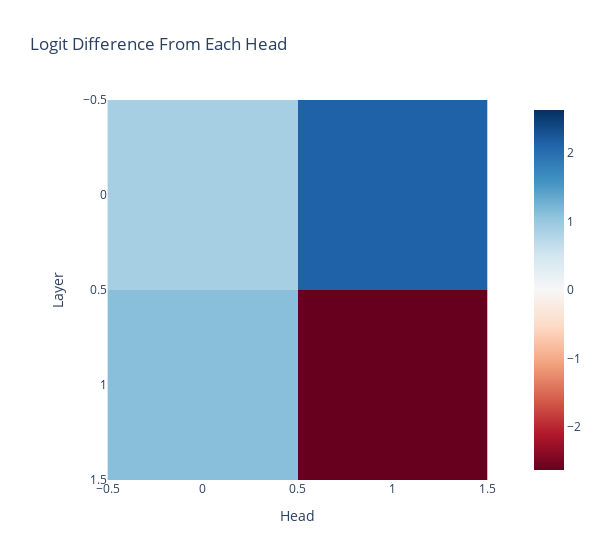

Source (notebook cell):
### Markdown cell above
### Logit Difference From Each Head

### Code cell
per_head_residual, labels = cache.stack_head_results(
    layer=-1, pos_slice=-1, return_labels=True
)
per_head_residual = einops.rearrange(
    per_head_residual,
    "(layer head) ... -> layer head ...",
    layer=model.cfg.n_layers,
)
per_head_logit_diffs = residual_stack_to_logit_diff(
    per_head_residual,
    cache,
    logit_diff_directions,
)

plotly_utils.imshow(
    per_head_logit_diffs,
    labels={"x": "Head", "y": "Layer"},
    title="Logit Difference From Each Head",
    width=600,
)

### Figure 1 — Plotly figure (JSON) as saved in the notebook; plotly's stock layout.template omitted (floating-point values rounded to 4 significant figures)
{"data": [{"coloraxis": "coloraxis", "hovertemplate": "Head: %{x}<br>Layer: %{y}<br>color: %{z}<extra></extra>", "name": "0", "type": "heatmap", "xaxis": "x", "yaxis": "y", "z": [[0.8791, 2.136], [1.112, -2.625]]}], "layout": {"coloraxis": {"cmid": 0, "colorscale": [[0, "rgb(103,0,31)"], [0.1, "rgb(178,24,43)"], [0.2, "rgb(214,96,77)"], [0.3, "rgb(244,165,130)"], [0.4, "rgb(253,219,199)"], [0.5, "rgb(247,247,247)"], [0.6, "rgb(209,229,240)"], [0.7, "rgb(146,197,222)"], [0.8, "rgb(67,147,195)"], [0.9, "rgb(33,102,172)"], [1, "rgb(5,48,97)"]]}, "title": {"text": "Logit Difference From Each Head"}, "width": 600, "xaxis": {"anchor": "y", "constrain": "domain", "domain": [0, 1], "scaleanchor": "y", "title": {"text": "Head"}}, "yaxis": {"anchor": "x", "autorange": "reversed", "constrain": "domain", "domain": [0, 1], "title": {"text": "Layer"}}}}
